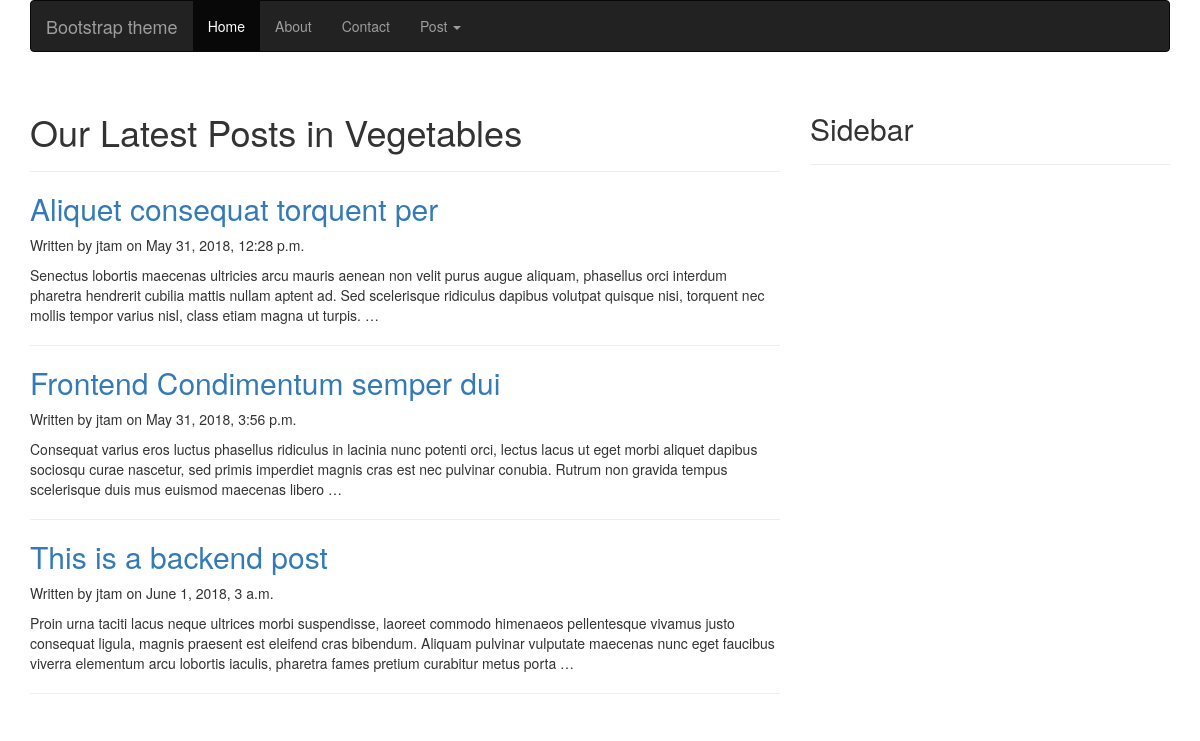
Screenshot of /blog/category/vegetables/ with the database file from the repository.
### blog/models.py (models this page shows, shortened)
class Category(models.Model):
	name = models.CharField(max_length=250)
	slug = models.SlugField(max_length=250, unique=True)
	class Meta:
		ordering = ['name']
		verbose_name = 'category'
		verbose_name_plural = 'categories'

class Post(models.Model):
	STATUS_CHOICES = (
			('draft','Draft'),
			('published','Published'),
		)
	title = models.CharField(max_length=250)
	category = models.ForeignKey(Category)
	slug = models.SlugField(max_length=250, unique=True)
	content = models.TextField()
	seo_title = models.CharField(max_length=250)
	seo_descripttion = models.CharField(max_length=160)
	author = models.ForeignKey(User, related_name='blog_posts')
	published = models.DateTimeField(default=timezone.now)
	created = models.DateTimeField(auto_now_add=True)
	updated = models.DateTimeField(auto_now=True)
	status = models.CharField(max_length=9, choices=STATUS_CHOICES, default='draft')
	def get_absolute_url(self):
		return reverse('blog:post_detail', args=[self.slug])

### blog/views.py (the view)
# urls.py: url(r'^category/(?P<category_slug>[-\w]+)/$', views.list_of_posts_by_category, name='list_of_posts_by_category'),
def list_of_posts_by_category(request, category_slug):
	categories = Category.objects.all()
	posts = Post.objects.filter(status='published')
	if category_slug:
		category = get_object_or_404(Category, slug=category_slug)
		posts = posts.filter(category=category)
	template = 'blog/category/list_of_posts_by_category.html'
	context = {'categories': categories, 'posts':posts, 'category':category}
	return render(request, template, context)

### blog/templates/blog/category/list_of_posts_by_category.html (shortened to what this page needs)
{% extends "blog/base.html" %}
{% block content %}
<div class="row">
	<div class="col-md-8">
		<div class="page-header">
			<h1>Our Latest Posts in {{category.name}}</h1>
		</div>
	{% for post in posts %}
		<h2><a href="{{post.get_absolute_url}}">{{post.title}}</a></h2>
		<p>Written by {{post.author}} on {{post.published}}</p>
		{{post.content|truncatewords:40|linebreaks}}
		<hr>
	{% endfor %}
	</div>
	<div class="col-md-4">
		<div class="page-header">
			<h2>Sidebar</h2>
		</div>
	</div>
{% endblock content %}

### rows the page displays
Category: name "Vegetables"
Post: title "Aliquet consequat torquent per", author "jtam", published "May 31, 2018, 12:28 p.m.", content "Senectus lobortis maecenas ultricies arcu mauris aenean non velit purus augue aliquam, phasellus orci interdum pharetra hendrerit cubilia mattis nullam aptent ad. Sed scelerisque ridiculus dapibus volutpat quisque nisi, torquent nec mollis tempor varius nisl, class etiam magna ut turpis. …"
Post: title "Frontend Condimentum semper dui", author "jtam", published "May 31, 2018, 3:56 p.m.", content "Consequat varius eros luctus phasellus ridiculus in lacinia nunc potenti orci, lectus lacus ut eget morbi aliquet dapibus sociosqu curae nascetur, sed primis imperdiet magnis cras est nec pulvinar conubia. Rutrum non gravida tempus scelerisque duis mus euismod maecenas libero …"
Post: title "This is a backend post", author "jtam", published "June 1, 2018, 3 a.m.", content "Proin urna taciti lacus neque ultrices morbi suspendisse, laoreet commodo himenaeos pellentesque vivamus justo consequat ligula, magnis praesent est eleifend cras bibendum. Aliquam pulvinar vulputate maecenas nunc eget faucibus viverra elementum arcu lobortis iaculis, pharetra fames pretium curabitur metus porta …"
